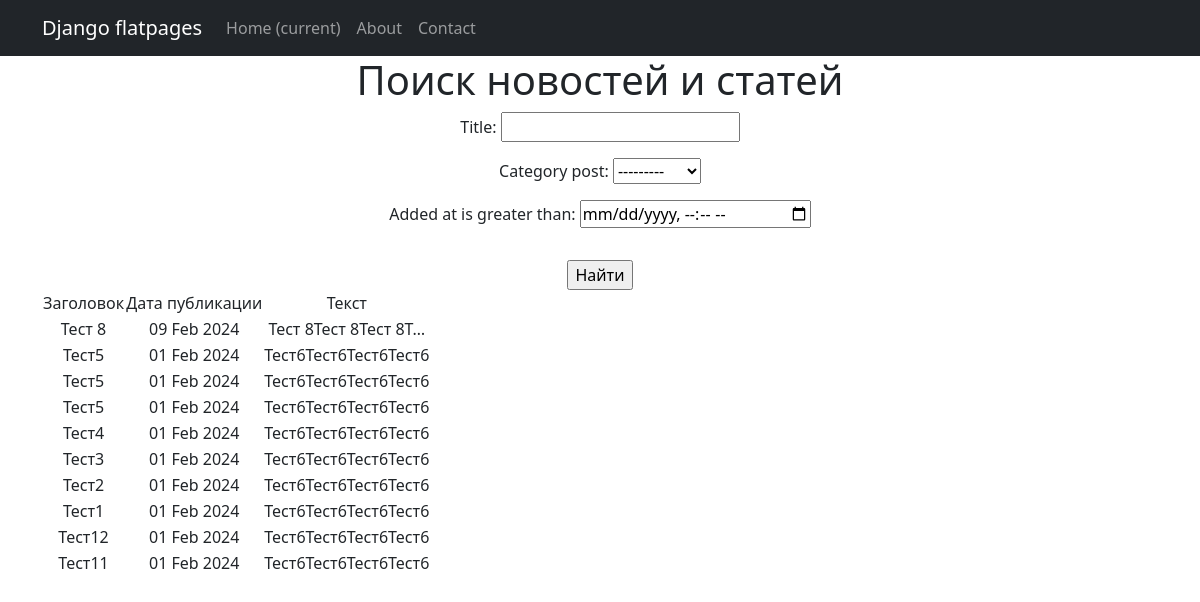
Page /news/search/ on the earlier database version.
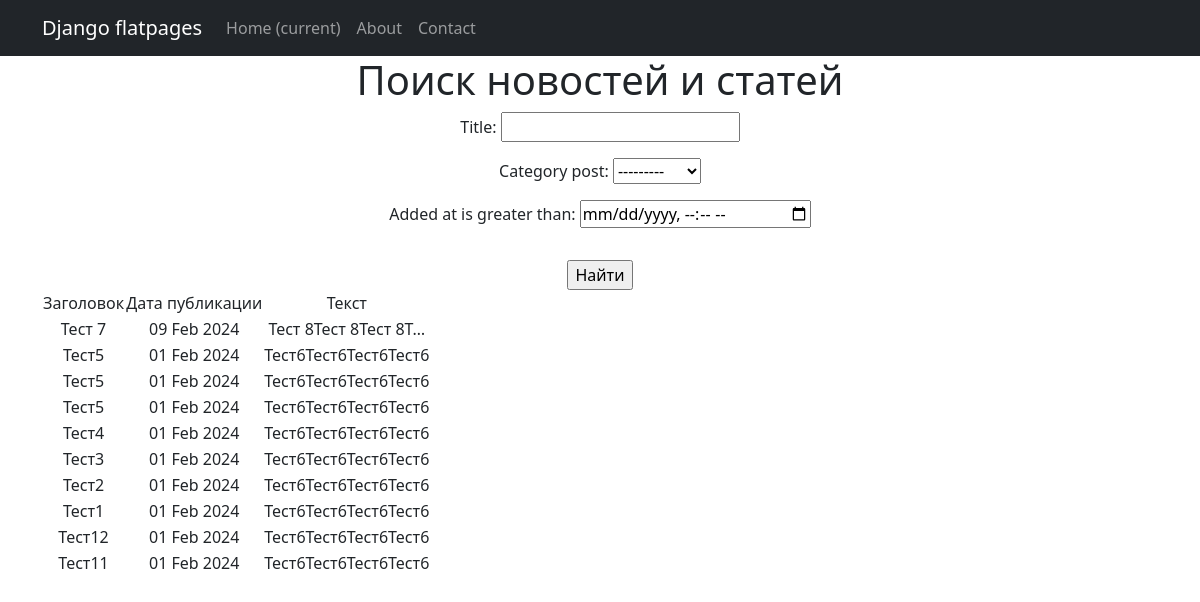
Same page on the later database version.
### NewsPortal/models.py (models this page shows, shortened)
class Post(models.Model):
    NEWS = 'NW'
    ARTICLE = 'AR'
    CATEGORY = [(NEWS, 'Новость'),
                (ARTICLE, 'Статья')
                ]
    category_post = models.CharField(max_length=2, choices=CATEGORY, default=ARTICLE)
    date_time = models.DateTimeField(auto_now_add=True)
    title = models.CharField(max_length=255)
    text = models.TextField()
    rating = models.SmallIntegerField(default=0)
    added_at = models.DateTimeField(auto_now=True)
    author = models.ForeignKey(Author, on_delete=models.CASCADE)
    category = models.ManyToManyField(Category, through='PostCategory', related_name='article')

### NewsPortal/views.py (the view)
# urls.py: path('search/', PostSearch.as_view(), name='post_search'),
class PostSearch(ListView):
    model = Post
    ordering = '-date_time'
    template_name = 'news_search.html'
    context_object_name = 'news'
    paginate_by = 10
    def get_queryset(self):
        queryset = super().get_queryset()
        self.filterset = PostFilter(self.request.GET, queryset)
        return self.filterset.qs
    def get_context_data(self, **kwargs):
        context = super().get_context_data(**kwargs)
        context['filterset'] = self.filterset
        return context

### NewsPortal/templatetags/custom_filters.py (called while the page is built)
@register.filter()
def censor(text):
    words = text.split()
    censor_list = []
    for word in words:
        if word.lower() in bad_words:
            censor_word = word[0] + '*' * (len(word) - 1)
            censor_list.append(censor_word)
        else:
            censor_list.append(word)
    return ' '.join(censor_list)

### templates/news_search.html (shortened to what this page needs)
{% extends 'flatpages/default.html'%}
{% load custom_filters %}
{% block content %}
    <h1>Поиск новостей и статей</h1>
    <form action="" method="get">
        {{ filterset.form.as_p }}
        <input type="submit" class="mt-3 btn-primary" value="Найти"/>
    </form>
    {% if news %}
        <table>
            <tr>
                <td>Заголовок</td>
                <td>Дата публикации</td>
                <td>Текст</td>
            </tr>
            {% for i in news %}
            <tr>
                <td>{{ i.title|censor }}</td>
                <td>{{ i.date_time|date:'d M Y' }}</td>
                <td>{{ i.text|truncatechars:20|censor }}</td>
            </tr>
            {% endfor %}
        </table>
    {% else %}
        Новостей нет!
    {% endif %}
{% endblock content %}

Differences in the rows shown:
changed Post "Тест 8Тест 8Тест 8Т…": title|censor "Тест 8" → "Тест 7"
